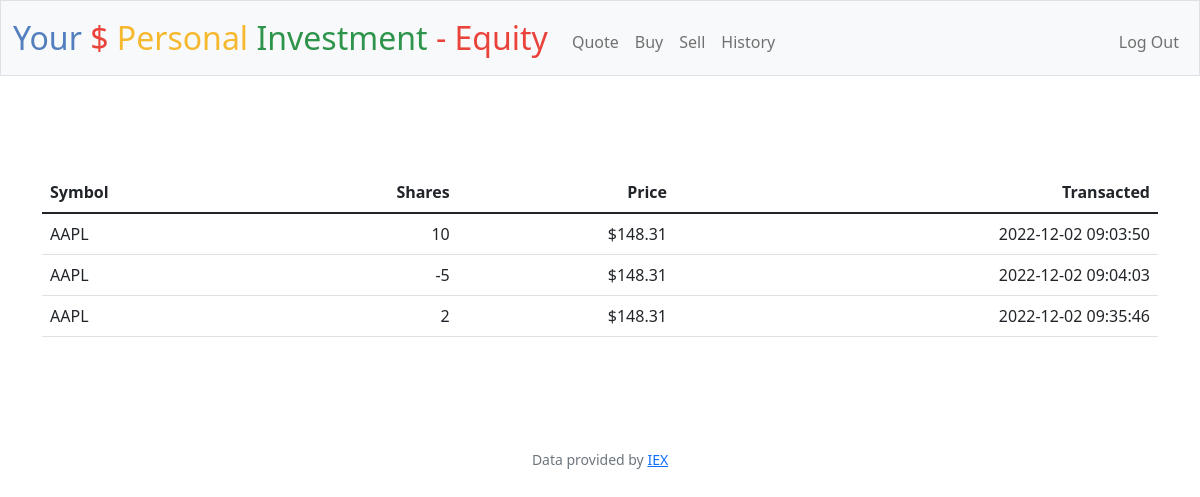
The page /history (signed in) on the database its author committed.
### tables this page shows
CREATE TABLE 'transactions' ('id' INTEGER PRIMARY KEY AUTOINCREMENT NOT NULL, 'user_id' INTEGER, 'symbol' TEXT, 'shares' INTEGER, 'price' REAL, 'date' DATETIME);

### app.py (the view)
@app.route("/history")
@login_required
def history():
    user_id = session["user_id"]
    """Show history of transactions"""
    database = db.execute(
        "SELECT symbol,shares,price,date FROM transactions WHERE user_id =? ", user_id)
    return render_template("/history.html", database=database)

### app.py (called while the page is built)
@app.after_request
def after_request(response):
    response.headers["Cache-Control"] = "no-cache, no-store, must-revalidate"
    response.headers["Expires"] = 0
    response.headers["Pragma"] = "no-cache"
    return response

### helpers.py (called while the page is built)
def login_required(f):
    @wraps(f)
    def decorated_function(*args, **kwargs):
        if session.get("user_id") is None:
            return redirect("/login")
        return f(*args, **kwargs)
    return decorated_function

### templates/history.html (shortened to what this page needs)
{% extends "layout.html"%}
{%block main%}
<main class="container py-5 text-center">
    <table class="table">
        <thead>
            <tr>
                <th class="text-start">Symbol</th>
                <th class="text-end">Shares</th>
                <th class="text-end">Price</th>
                <th class="text-end">Transacted</th>
            </tr>
        </thead>
        <tbody>
            {%for row in database%}
                <tr>
                    <td class="text-start">{{row["symbol"]}}</td>
                    <td class="text-end"  >{{row["shares"]}}</td>
                    <td class="text-end"  >{{"$%.2f"|format(row["price"])}}</td>
                    <td class="text-end"  >{{row["date"]}}</td>
                </tr>
            {%endfor%}
        </tbody>
    </table>
        </main>
{%endblock%}

### rows shown on the page
transactions: symbol "AAPL", shares "10", price "$148.31", date "2022-12-02 09:03:50"
transactions: symbol "AAPL", shares "-5", price "$148.31", date "2022-12-02 09:04:03"
transactions: symbol "AAPL", shares "2", price "$148.31", date "2022-12-02 09:35:46"
